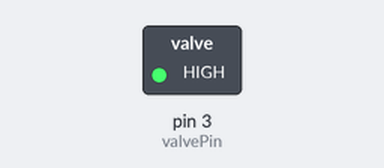
Bench run of a sketch on a simulated Arduino Uno, built with avr-gcc and run on an emulated ATmega328P. Parts: switched loads named in the sketch (green lamp = pin HIGH).

Above: at 0.1 s.
Timing chart, 0 to 1.6 s (numbered marks = the images above):
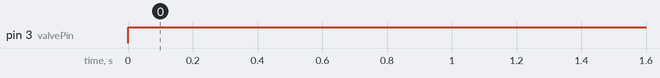

The sketch:

Soleonidvalve.ino
```cpp
int valvePin = 3;

void setup() {
  // put your setup code here, to run once:
  //Serial.begin(9600);
  pinMode(valvePin, OUTPUT);
}

void loop() {
//  put your main code here, to run repeatedly:
 //if(Serial.available() > 0){

   //static int v = Serial.read();
   analogWrite(valvePin, 255);
 //}
  //Serial.flush();
}
```

Measured:
- by itself, pin 3 (valvePin): LOW → HIGH at 0.00 s
